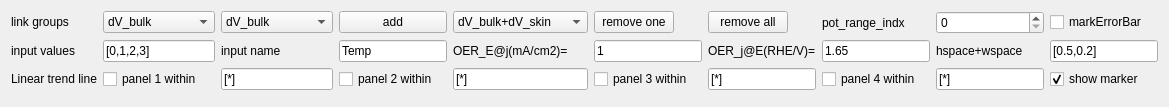
            <widget class="QWidget" name="tab_2">
             <attribute name="title">
              <string>BarChartView</string>
             </attribute>
             <layout class="QVBoxLayout" name="verticalLayout_10">
              <item>
               <layout class="QGridLayout" name="gridLayout_3">
                <item row="1" column="2">
                 <widget class="QComboBox" name="comboBox_link_2">
                  <property name="sizePolicy">
                   <sizepolicy hsizetype="Fixed" vsizetype="Fixed">
                    <horstretch>0</horstretch>
                    <verstretch>0</verstretch>
                   </sizepolicy>
                  </property>
                  <item>
                   <property name="text">
                    <string>dV_bulk</string>
                   </property>
                  </item>
                  <item>
                   <property name="text">
                    <string>dV_skin</string>
                   </property>
                  </item>
                  <item>
                   <property name="text">
                    <string>&lt;dskin&gt;</string>
                   </property>
                  </item>
                  <item>
                   <property name="text">
                    <string>OER_E</string>
                   </property>
                  </item>
                  <item>
                   <property name="text">
                    <string>OER_j</string>
                   </property>
                  </item>
                  <item>
                   <property name="text">
                    <string>OER_j/&lt;dskin&gt;</string>
                   </property>
                  </item>
                  <item>
                   <property name="text">
                    <string>TOF</string>
                   </property>
                  </item>
                  <item>
                   <property name="text">
                    <string>pH</string>
                   </property>
                  </item>
                  <item>
                   <property name="text">
                    <string>q_cv</string>
                   </property>
                  </item>
                  <item>
                   <property name="text">
                    <string>q_film</string>
                   </property>
                  </item>
                  <item>
                   <property name="text">
                    <string>input</string>
                   </property>
                  </item>
                 </widget>
                </item>
                <item row="4" column="4">
                 <widget class="QLineEdit" name="lineEdit_partial_set_p2">
                  <property name="text">
                   <string>[*]</string>
                  </property>
                 </widget>
                </item>
                <item row="4" column="6">
                 <widget class="QLineEdit" name="lineEdit_partial_set_p3">
                  <property name="text">
                   <string>[*]</string>
                  </property>
                 </widget>
                </item>
                <item row="4" column="2">
                 <widget class="QLineEdit" name="lineEdit_partial_set_p1">
                  <property name="text">
                   <string>[*]</string>
                  </property>
                 </widget>
                </item>
                <item row="4" column="5">
                 <widget class="QCheckBox" name="checkBox_panel3">
                  <property name="text">
                   <string>panel 3 within</string>
                  </property>
                 </widget>
                </item>
                <item row="4" column="7">
                 <widget class="QCheckBox" name="checkBox_panel4">
                  <property name="text">
                   <string>panel 4 within</string>
                  </property>
                 </widget>
                </item>
                <item row="3" column="0">
                 <widget class="QLabel" name="label_55">
                  <property name="text">
                   <string>input values</string>
                  </property>
                 </widget>
                </item>
                <item row="1" column="3">
                 <widget class="QPushButton" name="pushButton_add_link">
                  <property name="text">
                   <string>add</string>
                  </property>
                 </widget>
                </item>
                <item row="1" column="0">
                 <widget class="QLabel" name="label_52">
                  <property name="sizePolicy">
                   <sizepolicy hsizetype="Fixed" vsizetype="Fixed">
                    <horstretch>0</horstretch>
                    <verstretch>0</verstretch>
                   </sizepolicy>
                  </property>
                  <property name="text">
                   <string>link groups</string>
                  </property>
                 </widget>
                </item>
                <item row="4" column="0">
                 <widget class="QLabel" name="label_59">
                  <property name="sizePolicy">
                   <sizepolicy hsizetype="Fixed" vsizetype="Fixed">
                    <horstretch>0</horstretch>
                    <verstretch>0</verstretch>
                   </sizepolicy>
                  </property>
                  <property name="text">
                   <string>Linear trend line</string>
                  </property>
                 </widget>
                </item>
                <item row="4" column="1">
                 <widget class="QCheckBox" name="checkBox_panel1">
                  <property name="text">
                   <string>panel 1 within</string>
                  </property>
                 </widget>
                </item>
                <item row="4" column="9">
                 <widget class="QCheckBox" name="checkBox_marker">
                  <property name="text">
                   <string>show marker</string>
                  </property>
                  <property name="checked">
                   <bool>true</bool>
                  </property>
                 </widget>
                </item>
                <item row="4" column="3">
                 <widget class="QCheckBox" name="checkBox_panel2">
                  <property name="text">
                   <string>panel 2 within</string>
                  </property>
                 </widget>
                </item>
                <item row="4" column="8">
                 <widget class="QLineEdit" name="lineEdit_partial_set_p4">
                  <property name="text">
                   <string>[*]</string>
                  </property>
                 </widget>
                </item>
                <item row="1" column="1">
                 <widget class="QComboBox" name="comboBox_link_1">
                  <property name="sizePolicy">
                   <sizepolicy hsizetype="Fixed" vsizetype="Fixed">
                    <horstretch>0</horstretch>
                    <verstretch>0</verstretch>
                   </sizepolicy>
                  </property>
                  <item>
                   <property name="text">
                    <string>dV_bulk</string>
                   </property>
                  </item>
                  <item>
                   <property name="text">
                    <string>dV_skin</string>
                   </property>
                  </item>
                  <item>
                   <property name="text">
                    <string>&lt;dskin&gt;</string>
                   </property>
                  </item>
                  <item>
                   <property name="text">
                    <string>OER_E</string>
                   </property>
                  </item>
                  <item>
                   <property name="text">
                    <string>OER_j</string>
                   </property>
                  </item>
                  <item>
                   <property name="text">
                    <string>OER_j/&lt;dskin&gt;</string>
                   </property>
                  </item>
                  <item>
                   <property name="text">
                    <string>TOF</string>
                   </property>
                  </item>
                  <item>
                   <property name="text">
                    <string>pH</string>
                   </property>
                  </item>
                  <item>
                   <property name="text">
                    <string>q_cv</string>
                   </property>
                  </item>
                  <item>
                   <property name="text">
                    <string>q_film</string>
                   </property>
                  </item>
                  <item>
                   <property name="text">
                    <string>input</string>
                   </property>
                  </item>
                 </widget>
                </item>
                <item row="3" column="1">
                 <widget class="QLineEdit" name="lineEdit_input_values">
                  <property name="text">
                   <string>[0,1,2,3]</string>
                  </property>
                 </widget>
                </item>
                <item row="3" column="2">
                 <widget class="QLabel" name="label_56">
                  <property name="text">
                   <string>input name</string>
                  </property>
                 </widget>
                </item>
                <item row="3" column="3">
                 <widget class="QLineEdit" name="lineEdit_input_name">
                  <property name="text">
                   <string>Temp</string>
                  </property>
                 </widget>
                </item>
                <item row="3" column="4">
                 <widget class="QLabel" name="label_57">
                  <property name="text">
                   <string>OER_E@j(mA/cm2)=</string>
                  </property>
                 </widget>
                </item>
                <item row="3" column="5">
                 <widget class="QLineEdit" name="lineEdit_OER_j">
                  <property name="text">
                   <string>1</string>
                  </property>
                 </widget>
                </item>
                <item row="3" column="6">
                 <widget class="QLabel" name="label_58">
                  <property name="text">
                   <string>OER_j@E(RHE/V)=</string>
                  </property>
                 </widget>
                </item>
                <item row="3" column="7">
                 <widget class="QLineEdit" name="lineEdit_OER_E">
                  <property name="text">
                   <string>1.65</string>
                  </property>
                 </widget>
                </item>
                <item row="3" column="8">
                 <widget class="QLabel" name="label_60">
                  <property name="text">
                   <string>hspace+wspace</string>
                  </property>
                 </widget>
                </item>
                <item row="3" column="9">
                 <widget class="QLineEdit" name="lineEdit_hwspace">
                  <property name="text">
                   <string>[0.5,0.2]</string>
                  </property>
                 </widget>
                </item>
                <item row="1" column="4">
                 <widget class="QComboBox" name="comboBox_link_container">
                  <item>
                   <property name="text">
                    <string>dV_bulk+dV_skin</string>
                   </property>
                  </item>
                  <item>
                   <property name="text">
                    <string>OER_E+&lt;dskin&gt;</string>
                   </property>
                  </item>
                  <item>
                   <property name="text">
                    <string>pH+&lt;dskin&gt;</string>
                   </property>
                  </item>
                  <item>
                   <property name="text">
                    <string>pH+OER_j/&lt;dskin&gt;</string>
                   </property>
                  </item>
                 </widget>
                </item>
                <item row="1" column="5">
                 <widget class="QPushButton" name="pushButton_remove_selected">
                  <property name="sizePolicy">
                   <sizepolicy hsizetype="Fixed" vsizetype="Fixed">
                    <horstretch>0</horstretch>
                    <verstretch>0</verstretch>
                   </sizepolicy>
                  </property>
                  <property name="text">
                   <string>remove one</string>
                  </property>
                 </widget>
                </item>
                <item row="1" column="6">
                 <widget class="QPushButton" name="pushButton_remove_all">
                  <property name="sizePolicy">
                   <sizepolicy hsizetype="Fixed" vsizetype="Fixed">
                    <horstretch>0</horstretch>
                    <verstretch>0</verstretch>
                   </sizepolicy>
                  </property>
                  <property name="text">
                   <string>remove all</string>
                  </property>
                 </widget>
                </item>
                <item row="1" column="7">
                 <widget class="QLabel" name="label_54">
                  <property name="text">
                   <string>pot_range_indx</string>
                  </property>
                 </widget>
                </item>
                <item row="1" column="8">
                 <widget class="QSpinBox" name="spinBox_pot_range_idx">
                  <property name="maximum">
                   <number>5</number>
                  </property>
                 </widget>
                </item>
                <item row="1" column="9">
                 <widget class="QCheckBox" name="checkBox_error">
                  <property name="text">
                   <string>markErrorBar</string>
                  </property>
                 </widget>
                </item>
               </layout>
              </item>
              <item>
               <widget class="MplWidget" name="mplwidget2" native="true"/>
              </item>
             </layout>
            </widget>
